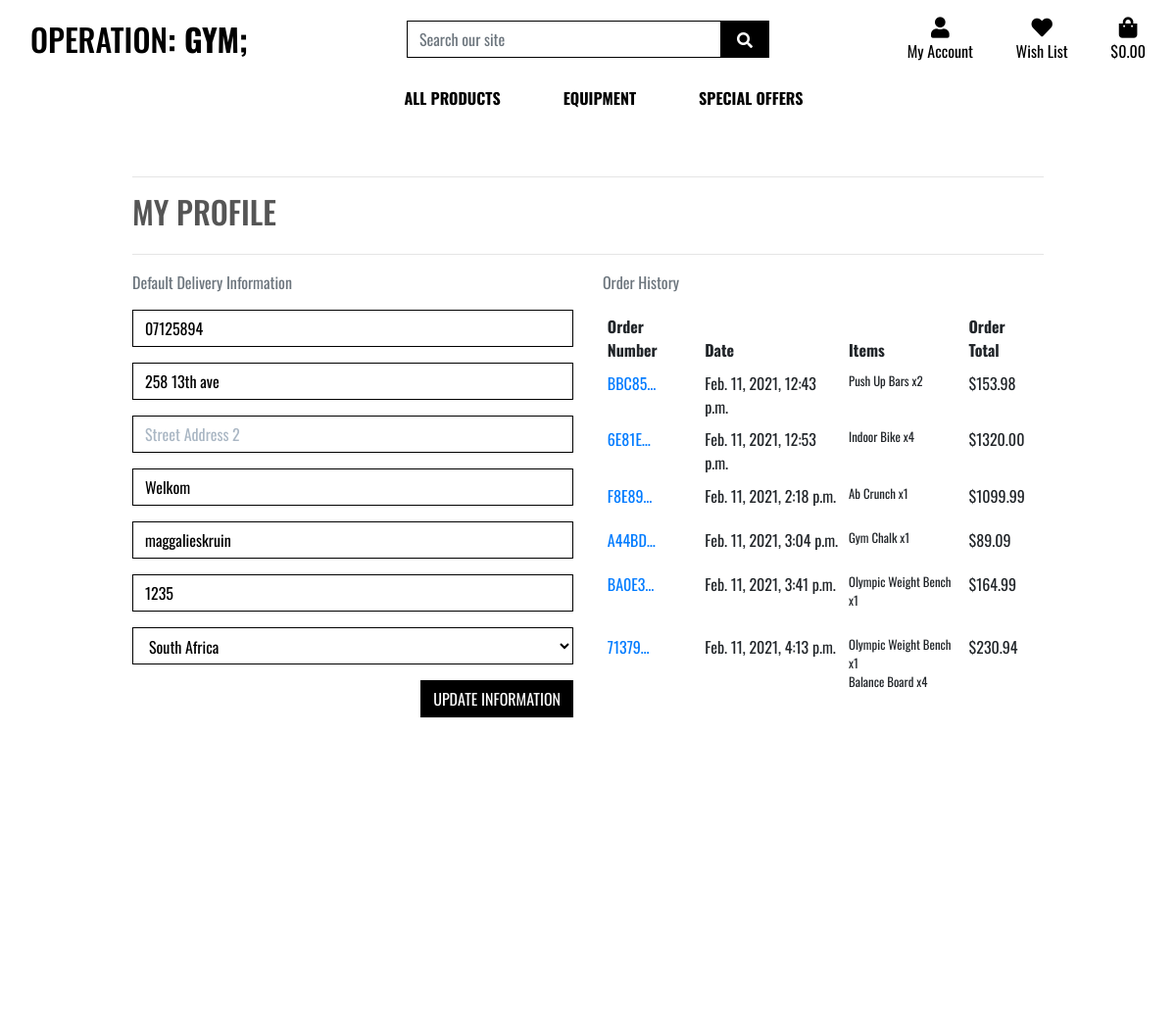
Screenshot of /profile/ (signed in) with the database file from the repository.
### profiles/models.py (models this page shows, shortened)
class UserProfile(models.Model):
    user = models.OneToOneField(User, on_delete=models.CASCADE)
    default_phone_number = models.CharField(max_length=20, null=True, blank=True)
    default_street_address1 = models.CharField(max_length=80, null=True, blank=True)
    default_street_address2 = models.CharField(max_length=80, null=True, blank=True)
    default_town_or_city = models.CharField(max_length=40, null=True, blank=True)
    default_county = models.CharField(max_length=80, null=True, blank=True)
    default_postcode = models.CharField(max_length=20, null=True, blank=True)
    default_country = CountryField(blank_label='Country', null=True, blank=True)

### checkout/models.py (models this page shows, shortened)
class Order(models.Model):
    order_number = models.CharField(max_length=32, null=False, editable=False)
    user_profile = models.ForeignKey(UserProfile, on_delete=models.SET_NULL,
                                     null=True, blank=True, related_name='orders')
    full_name = models.CharField(max_length=50, null=False, blank=False)
    email = models.EmailField(max_length=254, null=False, blank=False)
    phone_number = models.CharField(max_length=20, null=False, blank=False)
    country = CountryField(blank_label='Country *', null=False, blank=False)
    postcode = models.CharField(max_length=20, null=True, blank=True)
    town_or_city = models.CharField(max_length=40, null=False, blank=False)
    street_address1 = models.CharField(max_length=80, null=False, blank=False)
    street_address2 = models.CharField(max_length=80, null=True, blank=True)
    county = models.CharField(max_length=80, null=True, blank=True)
    date = models.DateTimeField(auto_now_add=True)
    delivery_cost = models.DecimalField(max_digits=6, decimal_places=2, null=False, default=0)
    order_total = models.DecimalField(max_digits=10, decimal_places=2, null=False, default=0)
    grand_total = models.DecimalField(max_digits=10, decimal_places=2, null=False, default=0)
    original_bag = models.TextField(null=False, blank=False, default='')
    stripe_pid = models.CharField(max_length=254, null=False, blank=False, default='')

class OrderLineItem(models.Model):
    order = models.ForeignKey(Order, null=False, blank=False, on_delete=models.CASCADE, related_name='lineitems')
    product = models.ForeignKey(Product, null=False, blank=False, on_delete=models.CASCADE)
    quantity = models.IntegerField(null=False, blank=False, default=0)
    lineitem_total = models.DecimalField(max_digits=6, decimal_places=2, null=False, blank=False, editable=False)

### products/models.py (models this page shows, shortened)
class Product(models.Model):
    category = models.ForeignKey('Category', null=True, blank=True, on_delete=models.SET_NULL)
    sku = models.CharField(max_length=254, null=True, blank=True)
    name = models.CharField(max_length=254)
    description = models.TextField()
    stock = models.IntegerField()
    price = models.DecimalField(max_digits=6, decimal_places=2)
    image = models.ImageField(null=True, blank=True)

### profiles/views.py (the view)
# urls.py: path('profile/', include('profiles.urls')),
@login_required
def profile(request):
    profile = get_object_or_404(UserProfile, user=request.user)
    if request.method == "POST":
        form = UserProfileForm(request.POST, instance=profile)
        if form.is_valid():
            form.save()
            messages.success(request, 'Your profile has been updated')
        else:
            messages.error(request, 'Update failed. Please ensure the form is valid.')
    else:
        form = UserProfileForm(instance=profile)
    orders = profile.orders.all()
    template = 'profiles/profile.html'
    context = {
        'form': form,
        'orders': orders,
        'on_profile_page': True,
    }
    return render(request, template, context)

### profiles/forms.py
class UserProfileForm(forms.ModelForm):
    class Meta:
        model = UserProfile
        exclude = ('user',)
    def __init__(self, *args, **kwargs):
        super().__init__(*args, **kwargs)
        placeholders = {
            'default_phone_number': 'Phone Number',
            'default_postcode': 'Postal Code',
            'default_town_or_city': 'Town or City',
            'default_street_address1': 'Street Address 1',
            'default_street_address2': 'Street Address 2',
            'default_county': 'County, State or Locality',
        }
        self.fields['default_phone_number'].widget.attrs['autofocus'] = True
        for field in self.fields:
            if field != 'default_country':
                if self.fields[field].required:
                    placeholder = f'{placeholders[field]} *'
                else:
                    placeholder = placeholders[field]
                self.fields[field].widget.attrs['placeholder'] = placeholder
            self.fields[field].widget.attrs['class'] = 'border-black rounded-0 profile-form-input'
            self.fields[field].label = False

### bag/contexts.py (called while the page is built, shortened)
def bag_contents(request):
    bag_items = []
    total = 0
    product_count = 0
    bag = request.session.get('bag', {})
    delivery = total * Decimal(settings.STANDARD_DELIVERY_PERCENTAGE / 100)
    grand_total = delivery + total
    context = {
        'bag_items': bag_items,
        'total': total,
        'product_count': product_count,
        'delivery': delivery,
        'grand_total': grand_total,
    }
    return context

### profiles/templates/profiles/profile.html (shortened to what this page needs)
{% extends "base.html" %}
{% load static %}
{% block extra_css %}
    <link rel="stylesheet" href="{% static 'profiles/css/profile.css' %}">
{% endblock %}
{% block page_header %}
    <div class="container header-container">
    </div>
{% endblock %}
{% block content %}
    <div class="overlay"></div>
    <div class="container">
        <div class="row">
            <div class="col">
                <hr>
                <h2 class="logo-font mb-4">My Profile</h2>
                <hr>
            </div>
        </div>
        <div class="row">
            <div class="col-12 col-lg-6">
                <p class="text-muted">Default Delivery Information</p>
                <form class="mt-3" action="{% url 'profile' %}" method="POST" id="profile-update-form">
                    {{ form|crispy }}
                    <button class="btn btn-black rounded-0 text-uppercase float-right">Update Information</button>
                </form>
            </div>
            <div class="col-12 col-lg-6">
                <p class="text-muted">Order History</p>
                <div class="order-history table-responsive">
                    <table class="table table-sm table-borderless">
                        <thead>
                            <tr>
                                <th>Order Number</th>
                                <th>Date</th>
                                <th>Items</th>
                                <th>Order Total</th>
                            </tr>
                        </thead>
                        <tbody>
                            {% for order in orders %}
                                <tr>
                                    <td>
                                        <a href="{% url 'order_history' order.order_number %}"
                                        title="{{ order.order_number }}">
                                            {{ order.order_number|truncatechars:6 }}
                                        </a>
                                    </td>
                                    <td>{{ order.date }}</td>
                                    <td>
                                        <ul class="list-unstyled">
                                            {% for item in order.lineitems.all %}
                                                <li class="small">
    	                                            {{ item.product.name }} x{{ item.quantity }}
                                                </li>
                                            {% endfor %}
                                        </ul>
                                    </td>
                                    <td>${{ order.grand_total }}</td>
                                </tr>
                            {% endfor %}
                        </tbody>
                    </table>
                </div>
            </div>
        </div>
{% endblock %}

### static/css/base.css (style rules this page uses)
html { height:100%; }
body { background: url(/media/homepage_background.jpg) no-repeat center center fixed; background-size: cover; height: calc(100vh - 164px); color: #555; font-family: 'Oswald'; }
.logo-font { text-transform: uppercase; }
.btn-black { background: black; color: white; }
.border-black { border: 1px solid black !important; }
.overlay { height: 100%; width: 100%; top: 0; left: 0; position: fixed; background: white; z-index: -1; }
@media (min-width: 1200px) { .container { max-width: 80%; } }
@media (min-width: 992px) { .header-container { padding-top: 164px; } }

### profiles/static/profiles/css/profile.css (style rules this page uses)
.order-history { max-height: 416px; overflow-y: auto; }
#profile-update-form .form-control { color: #000; }
#profile-update-form input::placeholder { color: #aab7c4; }
#id_default_country, #id_default_country option:not(:first-child) { color: #000; }

### rows the page displays
UserProfile: default_phone_number "07125894", default_street_address1 "258 13th ave", default_town_or_city "Welkom", default_county "maggalieskruin", default_postcode "1235", default_country "South Africa"
Order: order_number "BBC85…", date "Feb. 11, 2021, 12:43 p.m.", grand_total "153.98"
OrderLineItem: product.name "Push Up Bars", quantity "2"
Order: order_number "6E81E…", date "Feb. 11, 2021, 12:53 p.m.", grand_total "1320.00"
OrderLineItem: product.name "Indoor Bike", quantity "4"
Order: order_number "F8E89…", date "Feb. 11, 2021, 2:18 p.m.", grand_total "1099.99"
OrderLineItem: product.name "Ab Crunch", quantity "1"
Order: order_number "A44BD…", date "Feb. 11, 2021, 3:04 p.m.", grand_total "89.09"
OrderLineItem: product.name "Gym Chalk", quantity "1"
Order: order_number "BA0E3…", date "Feb. 11, 2021, 3:41 p.m.", grand_total "164.99"
OrderLineItem: product.name "Olympic Weight Bench", quantity "1"
Order: order_number "71379…", date "Feb. 11, 2021, 4:13 p.m.", grand_total "230.94"
OrderLineItem: product.name "Olympic Weight Bench", quantity "1"
OrderLineItem: product.name "Balance Board", quantity "4"
